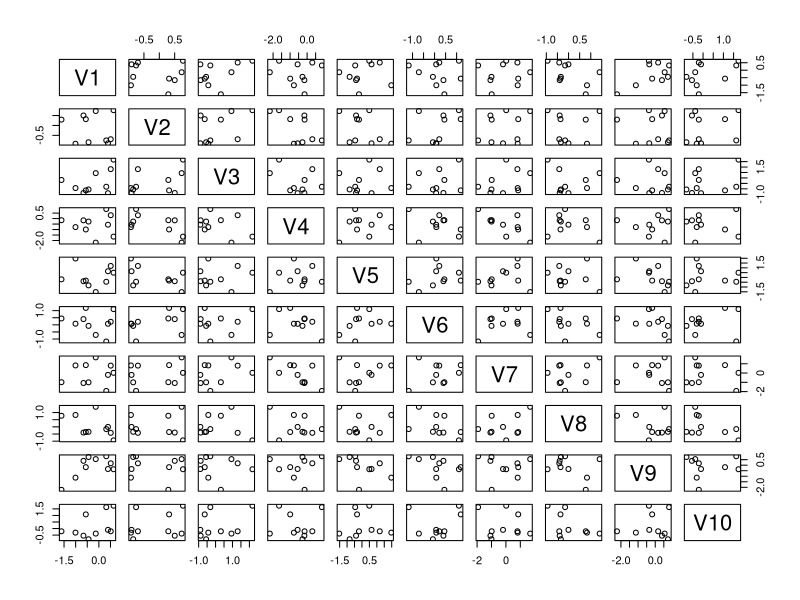

Here is the R script that generated this plot:
#<crdata_title>This is brand new CRDATA run report</crdata_title>
tmp <- as.data.frame(matrix(rnorm(100),ncol=10))
summary(tmp)
#<crdata_object>tmp</crdata_object>
#<crdata_section/>
#<crdata_image caption="Sample Distribution">
plot(tmp)
#</crdata_image>
